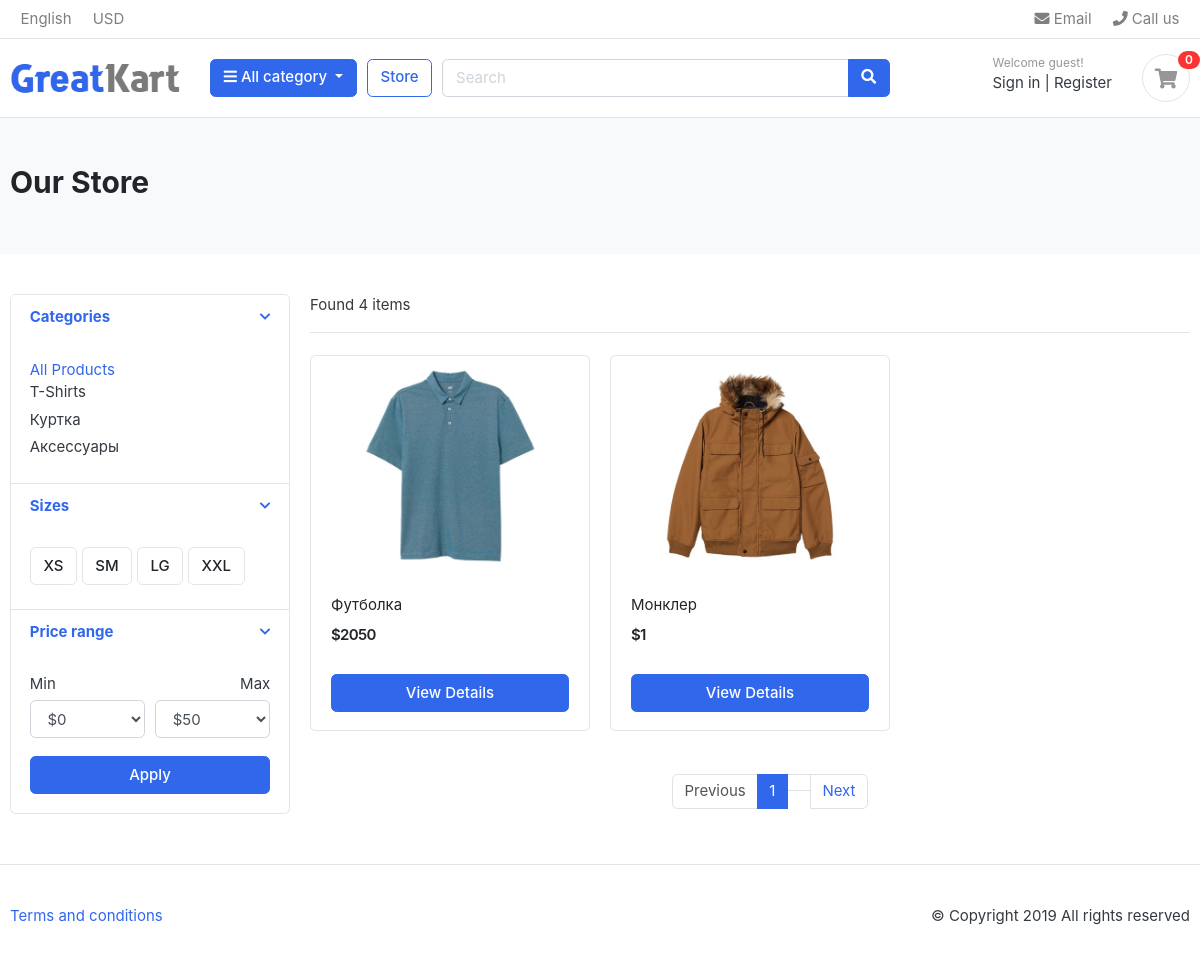
Screenshot of /products/ with the database file from the repository.
### category/models.py (models this page shows, shortened)
class Category(models.Model):
    category_name = models.CharField(max_length=50, unique=True)
    slug = models.SlugField(max_length=50, unique=True)
    decription = models.CharField(max_length=128)
    cat_image = models.ImageField(upload_to='photos/categories', blank=True)

### store/models.py (models this page shows, shortened)
class Products(models.Model):
    product_name=models.CharField(max_length=200, unique=True)
    slug = models.SlugField(max_length=200, unique=True)
    description = models.TextField(blank=True)
    price = models.IntegerField()
    product_image = models.ImageField(upload_to='photos/products')
    stock = models.IntegerField()
    is_available = models.BooleanField(default=True)
    category = models.ForeignKey(to=Category, on_delete=models.CASCADE)
    create_date = models.DateTimeField(auto_now_add=True)
    modified_date = models.DateTimeField(auto_now=True)
    def get_url(self):
        return reverse('product:product_detail', args=[self.category.slug, self.slug])

### store/views.py (the view)
# urls.py: path('products/', include('store.urls', namespace='products')),
def store(request, category_slug=None):
    if category_slug:
        categories = get_object_or_404(Category, slug=category_slug)
        products = Products.objects.filter(category=categories, is_available=True)
        product_count = products.count()
    else:
        products = Products.objects.filter(is_available=True)
        product_count = products.count()
    per_page = 2
    paginator = Paginator(products, per_page)
    page = request.GET.get('page')
    products_paginator = paginator.get_page(page)
    context = {
        'products': products_paginator,
        'product_count': product_count,
        'categories': Category.objects.all(),
    }
    return render(request, 'store/store.html', context)

### carts/context_processors.py (called while the page is built)
def counter(request):
    cart_count = 0
    if 'admin' in request.path:
        return {}
    else:
        try:
            cart = Cart.objects.filter(cart_id=_cart_id(request))
            cart_items = CartItem.objects.all().filter(cart=cart[:1])
            for cart_item in cart_items:
                cart_count += cart_item.quantity
        except Cart.DoesNotExist:
            cart_count = 0
    return dict(cart_count=cart_count)

### carts/views.py (called while the page is built)
def _cart_id(request):   #_ is private
    cart = request.session.session_key
    if not cart:
        cart = request.session.create()
    return cart

### category/context_processors.py (called while the page is built)
def menu_links(request):
    links = Category.objects.all()
    return dict(links=links)

### store/templates/store/store.html (shortened to what this page needs)
{% extends 'store/base.html' %}
{% block section %}
    <section class="section-pagetop bg">
    <div class="container">
        {% if 'search' in request.path %}
	        <h2 class="title-page">Searching</h2>
        {% else %}
            <h2 class="title-page">Our Store</h2>
        {% endif %}
    </div>
    </section>
{% endblock %}
{% block section_content %}
    <section class="section-content padding-y">
    <div class="container">
    <div class="row">
	    <aside class="col-md-3">
<div class="card">
	<article class="filter-group">
		<header class="card-header">
			<a href="#" data-toggle="collapse" data-target="#collapse_1" aria-expanded="true" class="">
				<i class="icon-control fa fa-chevron-down"></i>
				<h6 class="title">Categories</h6>
			</a>
		</header>
		<div class="filter-content collapse show" id="collapse_1" style="">
			<div class="card-body">
                <a href="{% url 'product:products' %}">All Products </a>
                {% for category in categories %}
                    <ul class="list-menu">
                        <li>
                            <a href="{% url 'products:category_slug' category.slug %}">{{ category.category_name }}</a>
                        </li>
                    </ul>
                {% endfor %}
			</div>
		</div>
	</article>
	<article class="filter-group">
		<header class="card-header">
			<a href="#" data-toggle="collapse" data-target="#collapse_4" aria-expanded="true" class="">
				<i class="icon-control fa fa-chevron-down"></i>
				<h6 class="title">Sizes </h6>
			</a>
		</header>
		<div class="filter-content collapse show" id="collapse_4" style="">
			<div class="card-body">
			  <label class="checkbox-btn">
			    <span class="btn btn-light"> XS </span>
			  </label>
			  <label class="checkbox-btn">
			    <span class="btn btn-light"> SM </span>
			  </label>
			  <label class="checkbox-btn">
			    <span class="btn btn-light"> LG </span>
			  </label>
			  <label class="checkbox-btn">
			    <span class="btn btn-light"> XXL </span>
			  </label>
		</div>
		</div>
	</article>
	<article class="filter-group">
		<header class="card-header">
			<a href="#" data-toggle="collapse" data-target="#collapse_3" aria-expanded="true" class="">
				<i class="icon-control fa fa-chevron-down"></i>
				<h6 class="title">Price range </h6>
			</a>
		</header>
		<div class="filter-content collapse show" id="collapse_3" style="">
			<div class="card-body">
				<div class="form-row">
				<div class="form-group col-md-6">
				  <label>Min</label>
				  	<select class="mr-2 form-control">
						<option value="0">$0</option>
					</select>
				</div>
				<div class="form-group text-right col-md-6">
				  <label>Max</label>
				  	<select class="mr-2 form-control">
						<option value="50">$50</option>
					</select>
				</div>
				</div>
				<button class="btn btn-block btn-primary">Apply</button>
			</div>
		</div>
	</article>
</div>
	</aside>
	<main class="col-md-9">
<header class="border-bottom mb-4 pb-3">
		<div class="form-inline">
			<span class="mr-md-auto">Found {{ product_count }} items  </span>
		</div>
</header>
<div class="row">
{% if products %}
{% for product in products %}
    <div class="col-md-4">
        <figure class="card card-product-grid">
            <div class="img-wrap">
				    <a href="{{ product.get_url }}"><img src="{{product.product_image.url}}"></a>
                </div>
			    <figcaption class="info-wrap">
				    <div class="fix-height">
                            <a href="{{ product.get_url }}" class="title">{{ product.product_name }}</a>
					    <div class="price-wrap mt-2">
						    <span class="price">${{ product.price }}</span>
					    </div>
				    </div>
				{%if user.is_authenticated%}
				<a href="{{ product.get_url }}" class="btn btn-block btn-primary">View Details </a>
				{% else %}
					<a href="{% url 'users:login' %}" class="btn btn-block btn-primary">View Details </a>
				{% endif %}
			    </figcaption>
        </figure>
    </div>
    {% endfor %}
{% else %}
    <h2>Here is nothing</h2>
{% endif %}
</div>
<nav class="mt-4" aria-label="Page navigation sample">
{% if products.has_other_pages %}
    <ul class="pagination">
       {% if products.has_previous %}
           <li class="page-item "><a class="page-link" href="?page={{ products.previous_page_number }}">Previous</a></li>
       {% else %}
           <li class="page-item disabled "><a class="page-link" href="#">Previous</a></li>
       {% endif %}
        {% for page in products.paginator.page_range %}
            {% if products.number == page %}
                <li class="page-item active"><a class="page-link" href="#">{{ page }}</a></li>
            {% else %}
                <li class="page-item"><a class="page-link" href="?page={{ page }}"></a></li>
            {% endif %}
        {% endfor %}
        {% if products.has_next %}
            <li class="page-item "><a class="page-link" href="?page={{ products.next_page_number }}">Next</a></li>
        {% else %}
            <li class="page-item disabled "><a class="page-link" href="">Next</a></li>
        {% endif %}
    </ul>
{% endif %}
</nav>
    </main>
</div>
</div>
</section>
{% endblock %}
{% block footer %}
<footer class="section-footer border-top padding-y">
	<div class="container">
		<p class="float-md-right">
			&copy Copyright 2019 All rights reserved
		</p>
		<p>
			<a href="#">Terms and conditions</a>
		</p>
	</div>
</footer>
{% endblock %}

### static/css/ui.css (style rules this page uses)
html { font-family: "Inter", sans-serif; font-size: 15px; }
.img-wrap { text-align: center; display: block; }
.img-wrap img { max-width: 100%; }
.price-wrap { letter-spacing: -0.7px; }
.padding-y { padding-top: 40px; padding-bottom: 40px; }
figure { margin-bottom: 0; }
article:after, .form-group:after { display: block; clear: both; content: ""; }
.bg { background-color: #f8f9fa; }
.title-page { color: #212529; }
p:last-child { margin-bottom: 0; }
.btn-light { background-color: #fff; border-color: #e4e4e4; }
[class*=list-] li:after { visibility: hidden; display: block; content: ""; overflow: hidden; height: 0; clear: both; }
.list-menu { list-style: none; margin: 0; padding-left: 0; }
.list-menu li { margin-bottom: 5px; }
.list-menu a { color: #343a40; }
[class*=card-product] a.title { color: #212529; display: block; }
[class*=card-product] .img-wrap { overflow: hidden; position: relative; }
[class*=card-product] .img-wrap img { height: 100%; max-width: 100%; width: auto; display: inline-block; -o-object-fit: cover; object-fit: cover; }
.card-product-grid { margin-bottom: 20px; }
.card-product-grid .img-wrap { border-radius: 0.2rem 0.2rem 0 0; height: 220px; }
.card-product-grid .info-wrap { overflow: hidden; padding: 18px 20px; }
.card-product-grid .fix-height { height: 80px; overflow: hidden; }
.card .img-wrap { overflow: hidden; }
.price { font-weight: 600; color: #212529; }
.icon-control { margin-top: 5px; float: right; font-size: 80%; }
.card-header .title { margin-bottom: 0; line-height: 1.5; }
.filter-group { border-bottom: 1px solid #e4e4e4; }
.filter-group .card-header { border-bottom: 0; }
.filter-group:last-child { border-bottom: 0; }
.checkbox-btn { position: relative; }
.section-pagetop { padding: 45px 0; }

### rows the page displays
Category: category_name "T-Shirts"
Category: category_name "Куртка"
Category: category_name "Аксессуары"
Products: product_image (picture), product_name "Футболка", price "2050"
Products: product_image (picture), product_name "Монклер", price "1"

### other values shown
{{ product_count }} "4"
{{ page }} "1"
